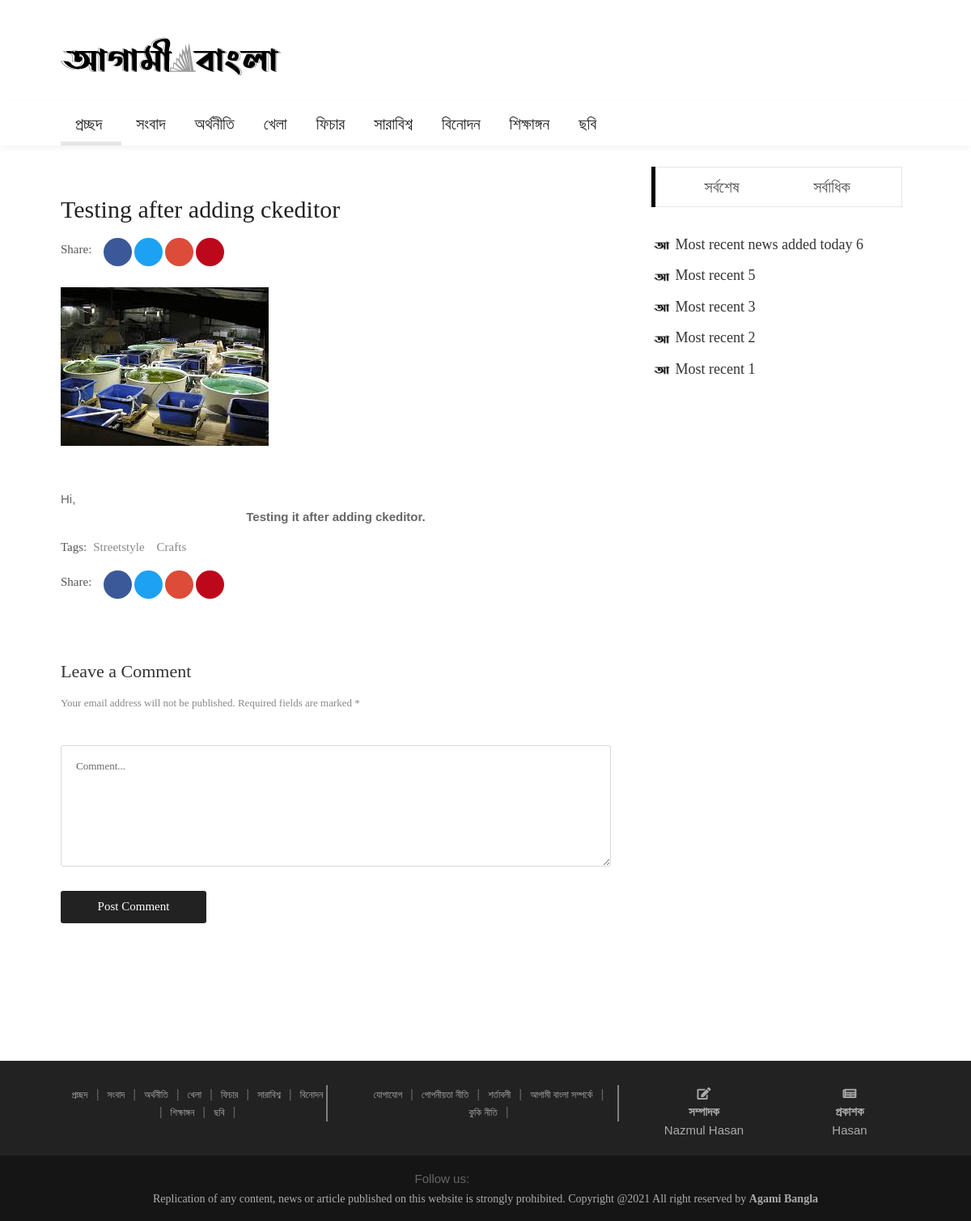
/ab/news/most/popular/details/6/, run on the app's committed database.
### adminPanel/models.py (models this page shows, shortened)
class SiteLogo(models.Model):
    site_logo = models.ImageField()

class NewsCategories(models.Model):
    category_name = models.CharField(default='', max_length=255, verbose_name="News Category Name")

class MostPopular(models.Model):
    news_image = models.ImageField()
    news_title = models.TextField(max_length=255)
    news_description = models.TextField(max_length=1000)
    news_writer = models.CharField(max_length=70, blank=True, null=True)
    news_visitors = models.IntegerField(blank=True, null=True)
    news_details = models.TextField(max_length=2000, blank=True, null=True)
    news_added_at = models.DateField(auto_now_add=True)

class MostRecent(models.Model):
    news_image       = models.ImageField()
    news_title       = models.TextField(max_length=255)
    news_description = models.TextField(max_length=1000)
    news_writer      = models.CharField(max_length=70, blank=True, null=True)
    news_visitors    = models.IntegerField(blank=True, null=True)
    news_details = models.TextField(max_length=2000, blank=True, null=True)
    news_added_at    = models.DateField(auto_now_add=True)

class EditorPublisher(models.Model):
    editor_name    = models.CharField(max_length=255, default="")
    publisher_name = models.CharField(max_length=255, default="")

### core/views.py (the view)
# urls.py: url(r'^ab/news/most/popular/details/(?P<cat_id>\d+)/$', views.most_popular_news_details, name='newMostPopularDetails'),
def most_popular_news_details(request, cat_id):
    news_by_pk = MostPopular.objects.filter(pk=cat_id).first()
    news_category_model = NewsCategories.objects.all()
    subcategory_model = NewsSubCategories.objects.all()
    list_of_cat_pk_which_has_atleast_one_news = []
    for news in NewsMain.objects.all():
        list_of_cat_pk_which_has_atleast_one_news.append(news.news_catid)
    if MostRecent.objects.count() > 0:
        most_recent_news = MostRecent.objects.all().order_by('-pk')[:5]
    else:
        most_recent_news = "Null"
    if MostPopular.objects.count() > 0:
        most_popular_news = MostPopular.objects.all().order_by('-pk')[:5]
    else:
        most_popular_news = 'Null'
    if EditorPublisher.objects.count() > 0:
        editor_publisher_info = EditorPublisher.objects.filter().first()
    else:
        editor_publisher_info = "Not added yet!"
    if SiteLogo.objects.count() > 0:
        site_logo_db = SiteLogo.objects.filter().first()
    else:
        site_logo_db = "Not found!"
    context = {
        'news_by_pk': news_by_pk,
        'site_logo': site_logo_db,
        'news_category_model': news_category_model,
        'subcategory_model': subcategory_model,
        'list_of_cat_pk_which_has_atleast_one_news': list_of_cat_pk_which_has_atleast_one_news,
        'editor_publisher': editor_publisher_info,
        'most_recent_news': most_recent_news,
        'most_popular_news': most_popular_news,
    }
    return render(request, 'frontEnd/most_popular_news_details.html', context)

### core/templates/frontEnd/most_popular_news_details.html (shortened to what this page needs)
{% extends 'frontEnd/index.html' %}
{% load static %}
{% block main_content %}
	<div class="container">
		<div class="headline bg0 flex-wr-sb-c p-rl-20 p-tb-8">
		</div>
	</div>
	<section class="bg0 p-b-140 p-t-10">
		<div class="container">
			<div class="row justify-content-center">
				<div class="col-md-10 col-lg-8 p-b-30">
					<div class="p-r-10 p-r-0-sr991">
						<div class="p-b-70">
							<h3 class="f1-l-3 cl2 p-b-16 p-t-33 respon2">
								{{news_by_pk.news_title}}
							</h3>
							<div class="flex-s-s">
								<span class="f1-s-12 cl5 p-t-1 m-r-15">
									Share:
								</span>
								<div class="flex-wr-s-s size-w-0">
									<a href="#" class="dis-block f1-s-18 cl0 bg-facebook borad-3 hov-btn1 m-r-3 m-b-3 trans-03 add_border">
										<i class="fab fa-facebook-f m-r-3"></i>
									</a>
									<a href="#" class="dis-block f1-s-18 cl0 borad-3 hov-btn1 m-r-3 m-b-3 trans-03 add_border bg-twitter">
										<i class="fab fa-twitter m-r-3"></i>
									</a>
									<a href="#" class="bg-google dis-block f1-s-18 cl0 borad-3 hov-btn1 m-r-3 m-b-3 trans-03 add_border">
										<i class="fab fa-google-plus-g m-r-3"></i>
									</a>
									<a href="#" class="bg-pinterest dis-block f1-s-18 cl0 borad-3 hov-btn1 m-r-3 m-b-3 trans-03 add_border">
										<i class="fab fa-pinterest-p m-r-3"></i>
									</a>
								</div>
							</div>
							<br>
							<div class="wrap-pic-max-w p-b-30">
								<img src="{{news_by_pk.news_image.url}}" alt="IMG">
							</div>
							<p class="f1-s-11 cl6 p-b-25">
								{{news_by_pk.news_description|safe}}
							</p>
							<div class="flex-s-s p-t-12 p-b-15">
								<span class="f1-s-12 cl5 m-r-8">
									Tags:
								</span>
								<div class="flex-wr-s-s size-w-0">
									<a href="#" class="f1-s-12 cl8 hov-link1 m-r-15">
										Streetstyle
									</a>
									<a href="#" class="f1-s-12 cl8 hov-link1 m-r-15">
										Crafts
									</a>
								</div>
							</div>
							<div class="flex-s-s">
								<span class="f1-s-12 cl5 p-t-1 m-r-15">
									Share:
								</span>
								<div class="flex-wr-s-s size-w-0">
									<a href="#" class="dis-block f1-s-18 cl0 bg-facebook borad-3 hov-btn1 m-r-3 m-b-3 trans-03 add_border">
										<i class="fab fa-facebook-f m-r-3"></i>
									</a>
									<a href="#" class="dis-block f1-s-18 cl0 borad-3 hov-btn1 m-r-3 m-b-3 trans-03 add_border bg-twitter">
										<i class="fab fa-twitter m-r-3"></i>
									</a>
									<a href="#" class="bg-google dis-block f1-s-18 cl0 borad-3 hov-btn1 m-r-3 m-b-3 trans-03 add_border">
										<i class="fab fa-google-plus-g m-r-3"></i>
									</a>
									<a href="#" class="bg-pinterest dis-block f1-s-18 cl0 borad-3 hov-btn1 m-r-3 m-b-3 trans-03 add_border">
										<i class="fab fa-pinterest-p m-r-3"></i>
									</a>
								</div>
							</div>
						</div>
						<div>
							<h4 class="f1-l-4 cl3 p-b-12">
								Leave a Comment
							</h4>
							<p class="f1-s-13 cl8 p-b-40">
								Your email address will not be published. Required fields are marked *
							</p>
							<form>
								<textarea class="bo-1-rad-3 bocl13 size-a-15 f1-s-13 cl5 plh6 p-rl-18 p-tb-14 m-b-20" name="msg" placeholder="Comment..."></textarea>
								<button class="size-a-17 bg2 borad-3 f1-s-12 cl0 hov-btn1 trans-03 p-rl-15 m-t-10">
									Post Comment
								</button>
							</form>
						</div>
					</div>
				</div>
				<div class="col-md-10 col-lg-4">
					<div class="p-l-10 p-rl-0-sr991 p-b-20">
						<div class="tab01 p-b-20">
							<div class="tab01-head how2 how2-cl1 bocl12 flex-s-c m-r-10 m-r-0-sr991" id="most-recent-pop">
								<ul class="nav nav-tabs" role="tablist">
									<li class="nav-item">
										<a class="nav-link" data-toggle="tab" href="#tab1-recent" role="tab">সর্বশেষ</a>
									</li>
									<li class="nav-item">
										<a class="nav-link" data-toggle="tab" href="#tab1-popular" role="tab">সর্বাধিক</a>
									</li>
								</ul>
							</div>
							<div class="tab-content p-t-35">
								<div class="tab-pane fade show most-recent-pop-news active" id="tab1-recent" role="tabpanel">
									<div class="row">
										<div class="col-sm-12 p-r-25 p-r-15-sr991">
											{% for news in most_recent_news %}
											<div class="flex-wr-sb-s m-b-8">
												<div class="size-w-0">
													<h5 class="p-b-5">
														<a href="blog-detail-01.html" class="f1-s-5 cl3 hov-cl10 trans-03">
															<img src="{%static 'frontEnd/agamiBanglaLogo/favicon-icon.png' %}" style="width:25px;height:25px;" alt="">
															{{news.news_title}}
														</a>
													</h5>
												</div>
											</div>
											{% endfor %}
										</div>
									</div>
								</div>
							</div>
						</div>
						<div class="flex-c-s p-t-8">
						</div>
						<br><br>
					</div>
				</div>
			</div>
		</div>
	</section>
{% endblock %}

### core/templates/frontEnd/index.html (shortened to what this page needs)
{% load static %}
<!DOCTYPE html>
<html lang="en">
<head>
	<link rel="stylesheet" type="text/css" href="{%static 'frontEnd/vendor/bootstrap/css/bootstrap.min.css' %}">
	<link rel="stylesheet" type="text/css" href="{%static 'frontEnd/fonts/fontawesome-5.0.8/css/fontawesome-all.min.css' %}">
	<link rel="stylesheet" type="text/css" href="{%static 'frontEnd/fonts/iconic/css/material-design-iconic-font.min.css' %}">
	<link rel="stylesheet" type="text/css" href="{%static 'frontEnd/vendor/animate/animate.css' %}">
	<link rel="stylesheet" type="text/css" href="{%static 'frontEnd/vendor/css-hamburgers/hamburgers.min.css' %}">
	<link rel="stylesheet" type="text/css" href="{%static 'frontEnd/vendor/animsition/css/animsition.min.css' %}">
	<link rel="stylesheet" type="text/css" href="{%static 'frontEnd/css/util.min.css' %}">
	<link rel="stylesheet" type="text/css" href="{%static 'frontEnd/css/main.css' %}">
</head>
<body class="animsition">
	<header>
		<div class="container-menu-desktop">
			<div class="wrap-logo container">
				<div class="logo">
					{%if site_logo %}
					<a href="/"><img src="{{site_logo.site_logo.url}}" alt="LOGO"></a>
					{% else %}
					<a href="#">ADD SITE LOGO</a>
					{% endif %}
				</div>
				<div class="banner-header">
				</div>
			</div>
			<div class="wrap-main-nav">
				<div class="main-nav">
					<nav class="menu-desktop">
						<ul class="main-menu">
							<li class="main-menu-active">
								<a href="/" id="nav_home">প্রচ্ছদ</a>
							</li>
							{% for news_cat in news_category_model %}
							{% if news_cat.pk not in category_list_which_has_no_subcat %}
							<li class="mega-menu-item">
								<a href="{% url 'abNewsListByCategoryPk' catid=news_cat.pk %}">{{ news_cat.category_name }}</a>
							</li>
							{% else %}
							<li class="mega-menu-item">
								<a href="{% url 'newsListByCatWhichHasNotSubcat' cat_id=news_cat.pk %}">{{ news_cat.category_name }}</a>
							</li>
							{% endif %}
							{% endfor %}
						</ul>
					</nav>
				</div>
			</div>
		</div>
	</header>
	{% block main_content %}
	{% endblock %}
	<footer>
		<div class="bg2 p-t-30 p-b-20">
			<div class="container">
				<div class="row">
					<div class="col-md-4">
						<div class="footer-nav-bar-list">
							<ul class="browse_category_list">
								<li><a href="/">প্রচ্ছদ</a></li>
								<li>|</li>
					{% for news_cat in news_category_model %}
					{% if news_cat.pk not in category_list_which_has_no_subcat and news_cat.pk != 9 %}
					<li>
						<a href="{% url 'abNewsListByCategoryPk' catid=news_cat.pk %}">{{ news_cat.category_name }}</a>
					</li>
					{% else %}
					<li class="mega-menu-item">
						<a href="{% url 'newsListByCatWhichHasNotSubcat' cat_id=news_cat.pk %}">{{ news_cat.category_name }}</a>
					</li>
					{% endif %}
					<li>|</li>
					{% endfor %}
							</ul>
						</div>
					</div>
					<div class="col-md-4">
						<div class="footer-nav-privacy-policy-term-condition">
						<ul>
							<li><a href="{% url 'abContactUs' %}">যোগাযোগ</a></li>
							<li>|</li>
							<li><a href="#">গোপনীয়তা নীতি</a></li>
							<li>|</li>
							<li><a href="#">শর্তাবলী</a></li>
							<li>|</li>
							<li><a href="/ab/about/us">আগামী বাংলা সম্পর্কে</a></li>
							<li>|</li>
							<li><a href="#">কুকি নীতি</a></li>
							<li>|</li>
						</ul>
						</div>
					</div>
					<div class="col-md-4">
						<div class="row" id="editor-publisher-section">
							<div class="col-md-6">
								<div class="row">
									<div class="col-md-12 text-center">
										<i class="fas fa-edit"></i>
									</div>
								</div>
								<div class="row">
									<div class="col-md-12">
										<h5 class="text-center"><strong>সম্পাদক</strong></h5>
									</div>
								</div>
								<div class="row">
									<div class="col-md-12">
										<h5 class="text-center">{{editor_publisher.editor_name}}</h5>
									</div>
								</div>
							</div>
							<div class="col-md-6">
								<div class="row">
									<div class="col-md-12 text-center">
										<i class="fas fa-newspaper"></i>
									</div>
								</div>
								<div class="row">
									<div class="col-md-12">
										<h5 class="text-center"><strong>প্রকাশক</strong></h5>
									</div>
								</div>
								<div class="row">
									<div class="col-md-12">
										<h5 class="text-center">{{editor_publisher.publisher_name}}</h5>
									</div>
								</div>
							</div>
						</div>
					</div>
				</div>
			</div>
		</div>
		<div class="bg11">
			<div class="topbar">
				<div class="content-topbar container h-100">
					<div class="right-topbar text-center">
						<span>Follow us:</span>
						<a href="#">
							<span class="fab fa-facebook-f" style="color:#4267B2;"></span>
						</a>
						<a href="#">
							<span class="fab fa-twitter" style="color:#1C9CEB;"></span>
						</a>
						<a href="#">
							<span class="fab fa-pinterest-p" style="color:#E60023;"></span>
						</a>
						<a href="#">
							<span class="fab fa-youtube" style="color: #FF0000;"></span>
						</a>
					</div>
				</div>
			</div>
			<div class="container flex-c-c p-tb-15">
				<span class="f1-s-1 cl0 txt-center">
					<a href="#" class="f1-s-1 cl10 hov-link1" id="copy-right-nav">
						Replication of any content,
						 news or article published on this website is strongly prohibited. Copyright @2021 All right reserved by <strong>Agami Bangla</strong>
					</a>
				</span>
			</div>
		</div>
	</footer>
</body>
</html>

### data on the page
SiteLogo: site_logo (picture)
NewsCategories: category_name "সংবাদ"
NewsCategories: category_name "অর্থনীতি"
NewsCategories: category_name "খেলা"
NewsCategories: category_name "ফিচার"
NewsCategories: category_name "সারাবিশ্ব"
NewsCategories: category_name "বিনোদন"
NewsCategories: category_name "শিক্ষাঙ্গন"
NewsCategories: category_name "ছবি"
MostPopular: news_title "Testing after adding ckeditor", news_image (picture), news_description "Hi, Testing it after adding ckeditor."
MostRecent: news_title "Most recent news added today 6"
MostRecent: news_title "Most recent 5"
MostRecent: news_title "Most recent 3"
MostRecent: news_title "Most recent 2"
MostRecent: news_title "Most recent 1"
EditorPublisher: editor_name "Nazmul Hasan", publisher_name "Hasan"
